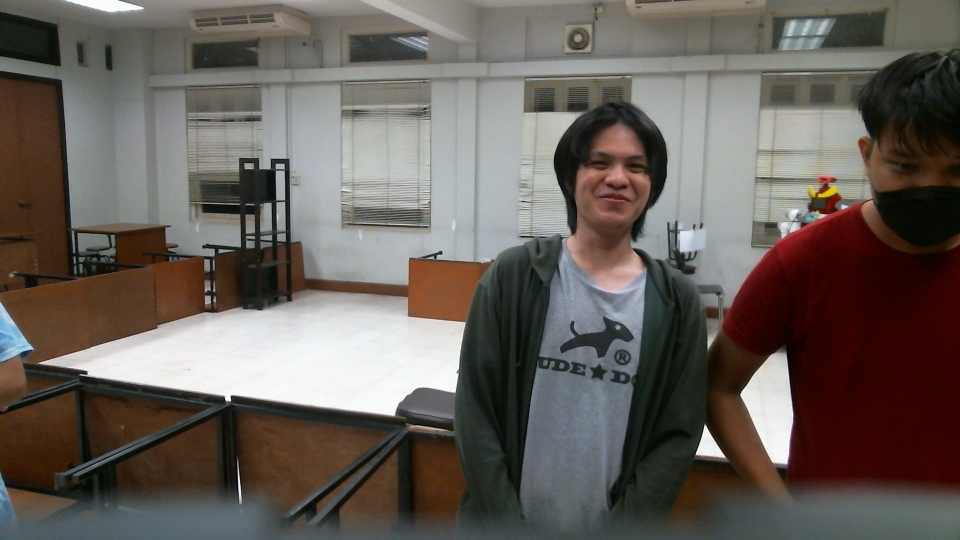
#> input picture dataset/t11.jpg, 1920 x 1080 px (shown at 1/2 size)
$ python client.py
#> lines starting #> are read from the running program, lines starting #| are printed output that depends on the picture
### custom_socket.py
import socket
import struct
import numpy as np
import json

class CustomSocket :

	def __init__(self,host,port) :
		self.host = host
		self.port = port
		self.sock = socket.socket()
		self.isServer = False

	# [70 lines left out: functions startServer, clientConnect, sendMsg, recvall, recvMsg, req and 1 more, not called in this run]

# [2 lines that do not run on import are left out]

### client.py
import socket
import cv2
import numpy as np
import time
from custom_socket import CustomSocket
import json

image = cv2.imread("dataset/t11.jpg")
#> image is the input picture: shape (1080, 1920, 3); mean B, G, R 89.3, 95, 102.6

print(image.shape)
#| (1080, 1920, 3)
image = cv2.resize(image, (1280, 720))
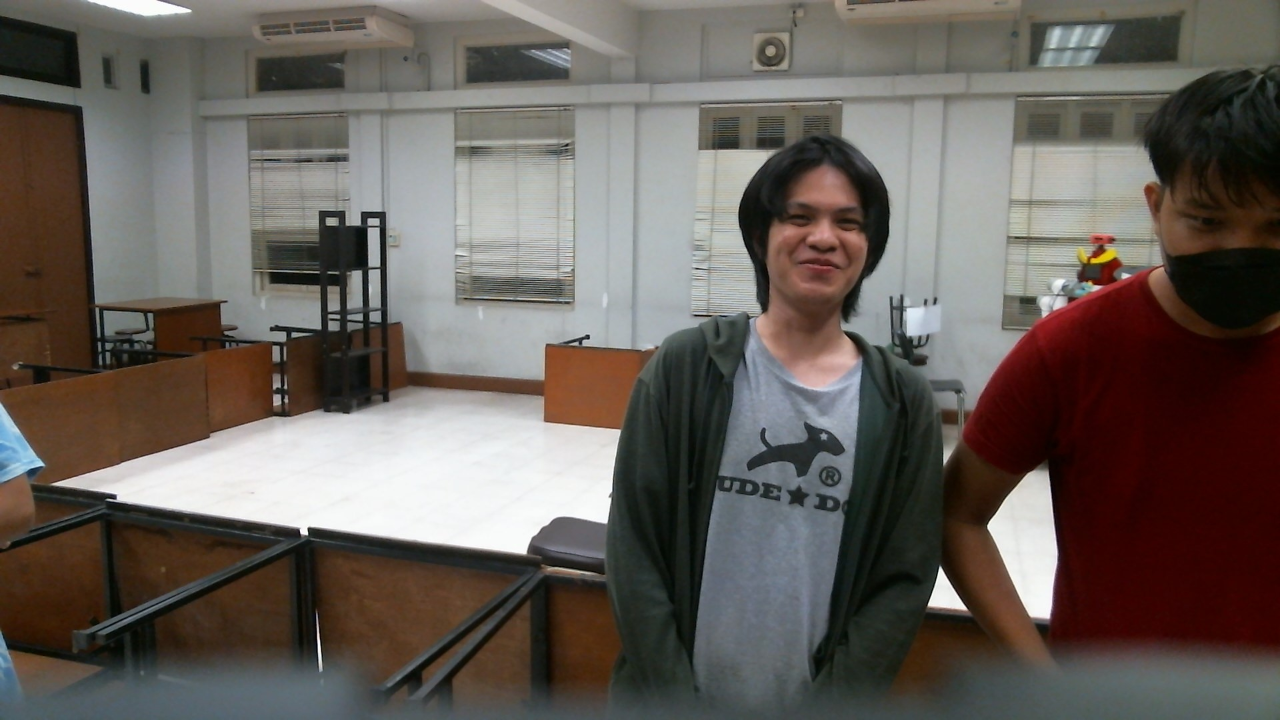
#> image: shape (720, 1280, 3); mean B, G, R 89.3, 95, 102.6

host = socket.gethostname()
# host = "192.168.8.2"
port = 10009

c = CustomSocket(host, port)
#> (the run stopped early here; a loop or call above may not have finished)

$ run again, with dataset/t10.jpg copied over dataset/t11.jpg
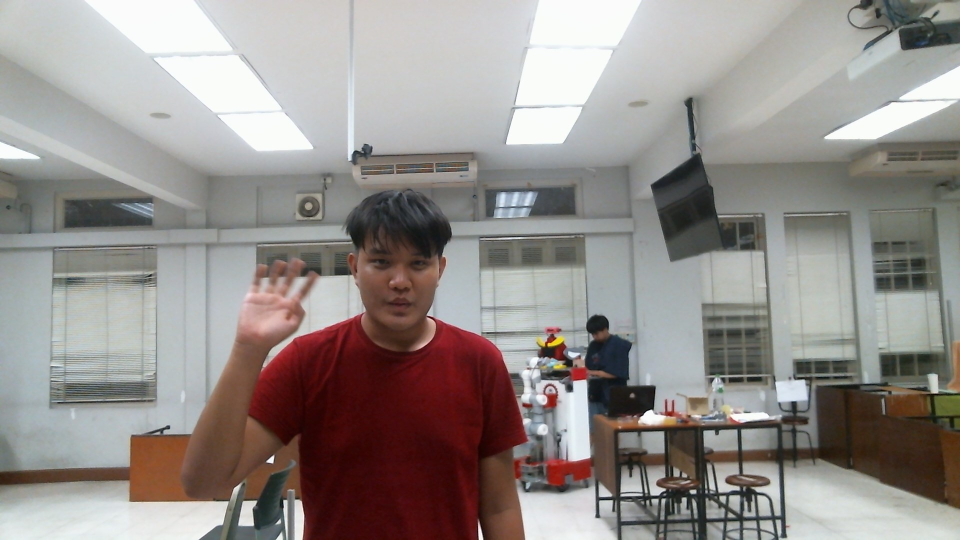
#> input picture dataset/t10.jpg, 1920 x 1080 px (shown at 1/2 size)
#> image is the input picture: shape (1080, 1920, 3); mean B, G, R 138.9, 142.2, 148.2
#| (1080, 1920, 3)
#> `image = cv2.resize(image, (1280, 720))`:
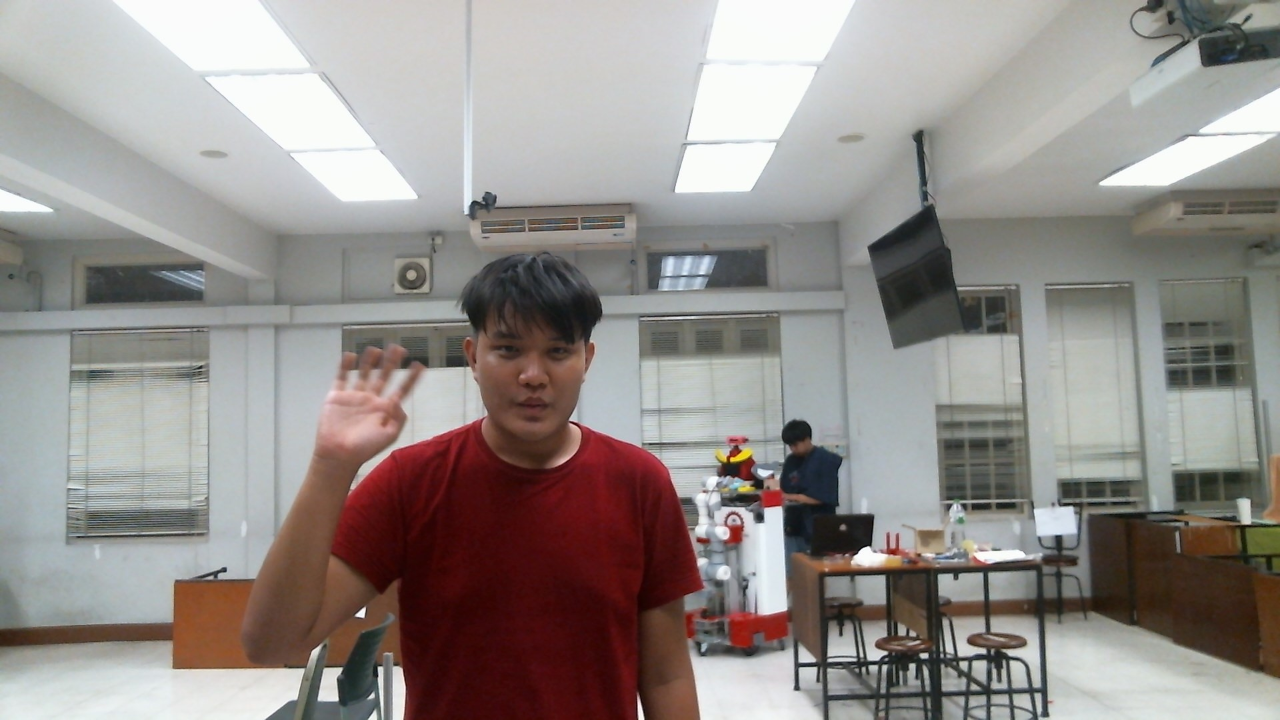
#> image: shape (720, 1280, 3); mean B, G, R 138.8, 142.1, 148.2

$ run again, with dataset/t12.jpg copied over dataset/t11.jpg
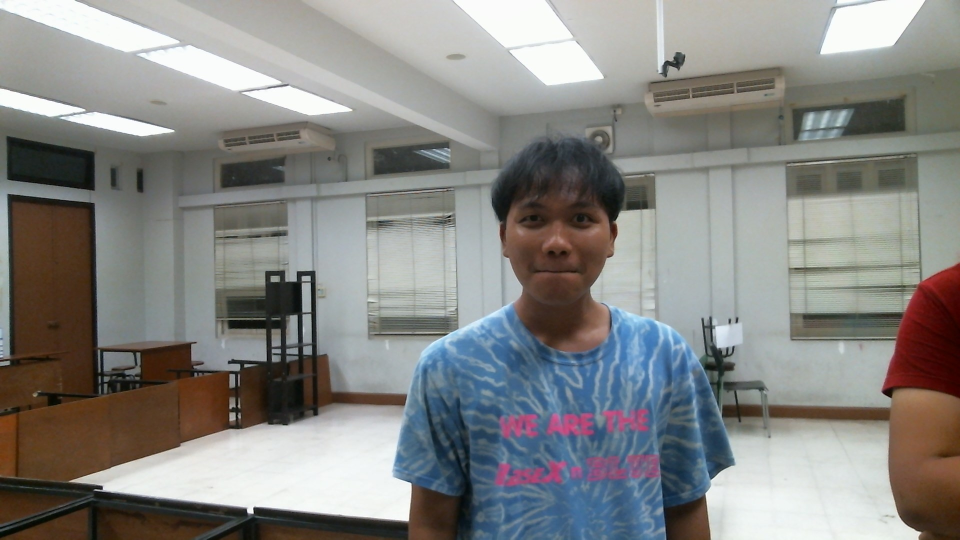
#> input picture dataset/t12.jpg, 1920 x 1080 px (shown at 1/2 size)
#> image is the input picture: shape (1080, 1920, 3); mean B, G, R 131.6, 134.1, 134
#| (1080, 1920, 3)
#> `image = cv2.resize(image, (1280, 720))`:
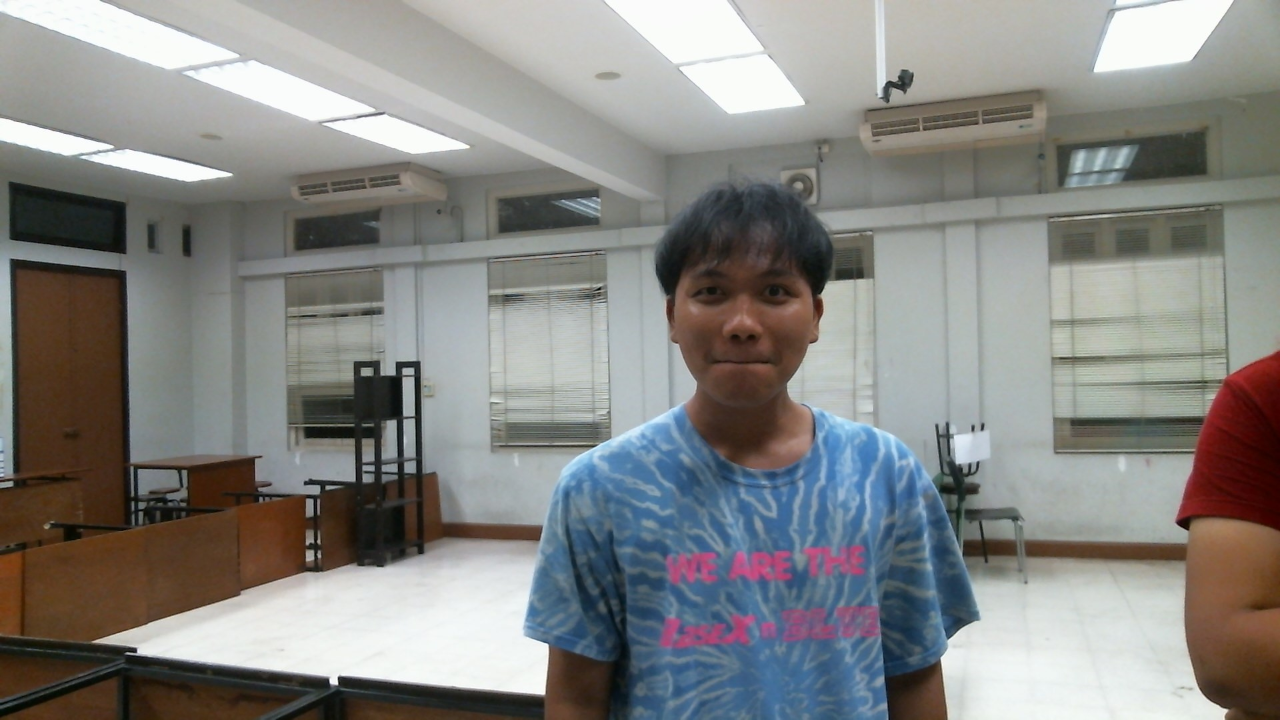
#> image: shape (720, 1280, 3); mean B, G, R 131.6, 134.1, 134
